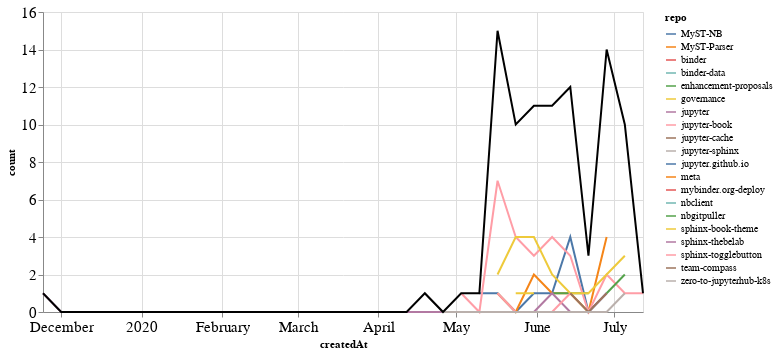

Source (notebook cell):
### Markdown cell above
## PRs

### Code cell
prs_time = prs.groupby('repo').resample('W', on='createdAt').count()['author'].reset_index()
prs_time = prs_time.rename(columns={'author': 'count'})
prs_time_total = prs_time.groupby('createdAt').agg({"count": "sum"}).reset_index()

ch1 = alt.Chart(prs_time, width=600).mark_line().encode(
    x='createdAt',
    y='count',
    color='repo',
    tooltip="repo"
)

ch2 = alt.Chart(prs_time_total, width=600).mark_line(color="black").encode(
    x='createdAt',
    y='count',
)

ch1 + ch2

### Figure 1 — Vega-Lite specification as saved in the notebook (floating-point values rounded to 4 significant figures)
{"config": {"axisLeft": {"labelFontSize": 15}, "axisBottom": {"labelFontSize": 15}}, "layer": [{"data": {"name": "data-b3af7ada286b7be60017b6392eef0a91"}, "mark": "line", "encoding": {"color": {"type": "nominal", "field": "repo"}, "tooltip": {"type": "nominal", "field": "repo"}, "x": {"type": "temporal", "field": "createdAt"}, "y": {"type": "quantitative", "field": "count"}}, "width": 600}, {"data": {"name": "data-e3803167cea7807a76e2441d181d848a"}, "mark": {"type": "line", "color": "black"}, "encoding": {"x": {"type": "temporal", "field": "createdAt"}, "y": {"type": "quantitative", "field": "count"}}, "width": 600}], "$schema": "https://vega.github.io/schema/vega-lite/v4.8.1.json", "datasets": {"data-b3af7ada286b7be60017b6392eef0a91": [{"repo": "MyST-NB", "createdAt": "2020-05-10T00:00:00", "count": 1}, {"repo": "MyST-NB", "createdAt": "2020-05-17T00:00:00", "count": 1}, {"repo": "MyST-NB", "createdAt": "2020-05-24T00:00:00", "count": 0}, {"repo": "MyST-NB", "createdAt": "2020-05-31T00:00:00", "count": 1}, {"repo": "MyST-NB", "createdAt": "2020-06-07T00:00:00", "count": 1}, {"repo": "MyST-NB", "createdAt": "2020-06-14T00:00:00", "count": 4}, {"repo": "MyST-NB", "createdAt": "2020-06-21T00:00:00", "count": 0}, {"repo": "MyST-NB", "createdAt": "2020-06-28T00:00:00", "count": 1}, {"repo": "MyST-Parser", "createdAt": "2020-05-17T00:00:00", "count": 1}, {"repo": "MyST-Parser", "createdAt": "2020-05-24T00:00:00", "count": 0}, {"repo": "MyST-Parser", "createdAt": "2020-05-31T00:00:00", "count": 2}, {"repo": "MyST-Parser", "createdAt": "2020-06-07T00:00:00", "count": 1}, {"repo": "MyST-Parser", "createdAt": "2020-06-14T00:00:00", "count": 1}, {"repo": "MyST-Parser", "createdAt": "2020-06-21T00:00:00", "count": 0}, {"repo": "MyST-Parser", "createdAt": "2020-06-28T00:00:00", "count": 4}, {"repo": "binder", "createdAt": "2020-06-28T00:00:00", "count": 1}, {"repo": "binder-data", "createdAt": "2020-06-21T00:00:00", "count": 1}, {"repo": "enhancement-proposals", "createdAt": "2020-06-07T00:00:00", "count": 1}, {"repo": "enhancement-proposals", "createdAt": "2020-06-14T00:00:00", "count": 1}, {"repo": "enhancement-proposals", "createdAt": "2020-06-21T00:00:00", "count": 1}, {"repo": "governance", "createdAt": "2020-05-24T00:00:00", "count": 1}, {"repo": "governance", "createdAt": "2020-05-31T00:00:00", "count": 1}, {"repo": "jupyter", "createdAt": "2019-11-24T00:00:00", "count": 1}, {"repo": "jupyter", "createdAt": "2019-12-01T00:00:00", "count": 0}, {"repo": "jupyter", "createdAt": "2019-12-08T00:00:00", "count": 0}, {"repo": "jupyter", "createdAt": "2019-12-15T00:00:00", "count": 0}, {"repo": "jupyter", "createdAt": "2019-12-22T00:00:00", "count": 0}, {"repo": "jupyter", "createdAt": "2019-12-29T00:00:00", "count": 0}, {"repo": "jupyter", "createdAt": "2020-01-05T00:00:00", "count": 0}, {"repo": "jupyter", "createdAt": "2020-01-12T00:00:00", "count": 0}, {"repo": "jupyter", "createdAt": "2020-01-19T00:00:00", "count": 0}, {"repo": "jupyter", "createdAt": "2020-01-26T00:00:00", "count": 0}, {"repo": "jupyter", "createdAt": "2020-02-02T00:00:00", "count": 0}, {"repo": "jupyter", "createdAt": "2020-02-09T00:00:00", "count": 0}, {"repo": "jupyter", "createdAt": "2020-02-16T00:00:00", "count": 0}, {"repo": "jupyter", "createdAt": "2020-02-23T00:00:00", "count": 0}, {"repo": "jupyter", "createdAt": "2020-03-01T00:00:00", "count": 0}, {"repo": "jupyter", "createdAt": "2020-03-08T00:00:00", "count": 0}, {"repo": "jupyter", "createdAt": "2020-03-15T00:00:00", "count": 0}, {"repo": "jupyter", "createdAt": "2020-03-22T00:00:00", "count": 0}, {"repo": "jupyter", "createdAt": "2020-03-29T00:00:00", "count": 0}, {"repo": "jupyter", "createdAt": "2020-04-05T00:00:00", "count": 0}, {"repo": "jupyter", "createdAt": "2020-04-12T00:00:00", "count": 0}, {"repo": "jupyter", "createdAt": "2020-04-19T00:00:00", "count": 0}, {"repo": "jupyter", "createdAt": "2020-04-26T00:00:00", "count": 0}, {"repo": "jupyter", "createdAt": "2020-05-03T00:00:00", "count": 0}, {"repo": "jupyter", "createdAt": "2020-05-10T00:00:00", "count": 0}, {"repo": "jupyter", "createdAt": "2020-05-17T00:00:00", "count": 0}, {"repo": "jupyter", "createdAt": "2020-05-24T00:00:00", "count": 0}, {"repo": "jupyter", "createdAt": "2020-05-31T00:00:00", "count": 0}, {"repo": "jupyter", "createdAt": "2020-06-07T00:00:00", "count": 1}, {"repo": "jupyter", "createdAt": "2020-06-14T00:00:00", "count": 0}, {"repo": "jupyter", "createdAt": "2020-06-21T00:00:00", "count": 0}, {"repo": "jupyter", "createdAt": "2020-06-28T00:00:00", "count": 1}, {"repo": "jupyter-book", "createdAt": "2020-05-03T00:00:00", "count": 1}, {"repo": "jupyter-book", "createdAt": "2020-05-10T00:00:00", "count": 0}, {"repo": "jupyter-book", "createdAt": "2020-05-17T00:00:00", "count": 7}, {"repo": "jupyter-book", "createdAt": "2020-05-24T00:00:00", "count": 4}, {"repo": "jupyter-book", "createdAt": "2020-05-31T00:00:00", "count": 3}, {"repo": "jupyter-book", "createdAt": "2020-06-07T00:00:00", "count": 4}, {"repo": "jupyter-book", "createdAt": "2020-06-14T00:00:00", "count": 3}, {"repo": "jupyter-book", "createdAt": "2020-06-21T00:00:00", "count": 0}, {"repo": "jupyter-book", "createdAt": "2020-06-28T00:00:00", "count": 2}, {"repo": "jupyter-book", "createdAt": "2020-07-05T00:00:00", "count": 1}, {"repo": "jupyter-book", "createdAt": "2020-07-12T00:00:00", "count": 1}, {"repo": "jupyter-cache", "createdAt": "2020-05-17T00:00:00", "count": 1}, {"repo": "jupyter-sphinx", "createdAt": "2020-06-28T00:00:00", "count": 1}, {"repo": "jupyter.github.io", "createdAt": "2020-05-17T00:00:00", "count": 1}, {"repo": "meta", "createdAt": "2020-06-07T00:00:00", "count": 1}, {"repo": "mybinder.org-deploy", "createdAt": "2020-05-24T00:00:00", "count": 1}, {"repo": "nbclient", "createdAt": "2020-05-17T00:00:00", "count": 1}, {"repo": "nbgitpuller", "createdAt": "2020-06-28T00:00:00", "count": 1}, {"repo": "nbgitpuller", "createdAt": "2020-07-05T00:00:00", "count": 2}, {"repo": "sphinx-book-theme", "createdAt": "2020-05-17T00:00:00", "count": 2}, {"repo": "sphinx-book-theme", "createdAt": "2020-05-24T00:00:00", "count": 4}, {"repo": "sphinx-book-theme", "createdAt": "2020-05-31T00:00:00", "count": 4}, {"repo": "sphinx-book-theme", "createdAt": "2020-06-07T00:00:00", "count": 2}, {"repo": "sphinx-book-theme", "createdAt": "2020-06-14T00:00:00", "count": 1}, {"repo": "sphinx-book-theme", "createdAt": "2020-06-21T00:00:00", "count": 1}, {"repo": "sphinx-book-theme", "createdAt": "2020-06-28T00:00:00", "count": 2}, {"repo": "sphinx-book-theme", "createdAt": "2020-07-05T00:00:00", "count": 3}, {"repo": "sphinx-thebelab", "createdAt": "2020-07-05T00:00:00", "count": 3}, {"repo": "sphinx-togglebutton", "createdAt": "2020-05-17T00:00:00", "count": 1}, {"repo": "sphinx-togglebutton", "createdAt": "2020-05-24T00:00:00", "count": 0}, {"repo": "sphinx-togglebutton", "createdAt": "2020-05-31T00:00:00", "count": 0}, {"repo": "sphinx-togglebutton", "createdAt": "2020-06-07T00:00:00", "count": 0}, {"repo": "sphinx-togglebutton", "createdAt": "2020-06-14T00:00:00", "count": 1}, {"repo": "team-compass", "createdAt": "2020-06-14T00:00:00", "count": 1}, {"repo": "team-compass", "createdAt": "2020-06-21T00:00:00", "count": 0}, {"repo": "team-compass", "createdAt": "2020-06-28T00:00:00", "count": 1}, {"repo": "zero-to-jupyterhub-k8s", "createdAt": "2020-04-19T00:00:00", "count": 1}, {"repo": "zero-to-jupyterhub-k8s", "createdAt": "2020-04-26T00:00:00", "count": 0}, {"repo": "zero-to-jupyterhub-k8s", "createdAt": "2020-05-03T00:00:00", "count": 0}, {"repo": "zero-to-jupyterhub-k8s", "createdAt": "2020-05-10T00:00:00", "count": 0}, {"repo": "zero-to-jupyterhub-k8s", "createdAt": "2020-05-17T00:00:00", "count": 0}, {"repo": "zero-to-jupyterhub-k8s", "createdAt": "2020-05-24T00:00:00", "count": 0}, {"repo": "zero-to-jupyterhub-k8s", "createdAt": "2020-05-31T00:00:00", "count": 0}, {"repo": "zero-to-jupyterhub-k8s", "createdAt": "2020-06-07T00:00:00", "count": 0}, {"repo": "zero-to-jupyterhub-k8s", "createdAt": "2020-06-14T00:00:00", "count": 0}, {"repo": "zero-to-jupyterhub-k8s", "createdAt": "2020-06-21T00:00:00", "count": 0}, {"repo": "zero-to-jupyterhub-k8s", "createdAt": "2020-06-28T00:00:00", "count": 0}, {"repo": "zero-to-jupyterhub-k8s", "createdAt": "2020-07-05T00:00:00", "count": 1}], "data-e3803167cea7807a76e2441d181d848a": [{"createdAt": "2019-11-24T00:00:00", "count": 1}, {"createdAt": "2019-12-01T00:00:00", "count": 0}, {"createdAt": "2019-12-08T00:00:00", "count": 0}, {"createdAt": "2019-12-15T00:00:00", "count": 0}, {"createdAt": "2019-12-22T00:00:00", "count": 0}, {"createdAt": "2019-12-29T00:00:00", "count": 0}, {"createdAt": "2020-01-05T00:00:00", "count": 0}, {"createdAt": "2020-01-12T00:00:00", "count": 0}, {"createdAt": "2020-01-19T00:00:00", "count": 0}, {"createdAt": "2020-01-26T00:00:00", "count": 0}, {"createdAt": "2020-02-02T00:00:00", "count": 0}, {"createdAt": "2020-02-09T00:00:00", "count": 0}, {"createdAt": "2020-02-16T00:00:00", "count": 0}, {"createdAt": "2020-02-23T00:00:00", "count": 0}, {"createdAt": "2020-03-01T00:00:00", "count": 0}, {"createdAt": "2020-03-08T00:00:00", "count": 0}, {"createdAt": "2020-03-15T00:00:00", "count": 0}, {"createdAt": "2020-03-22T00:00:00", "count": 0}, {"createdAt": "2020-03-29T00:00:00", "count": 0}, {"createdAt": "2020-04-05T00:00:00", "count": 0}, {"createdAt": "2020-04-12T00:00:00", "count": 0}, {"createdAt": "2020-04-19T00:00:00", "count": 1}, {"createdAt": "2020-04-26T00:00:00", "count": 0}, {"createdAt": "2020-05-03T00:00:00", "count": 1}, {"createdAt": "2020-05-10T00:00:00", "count": 1}, {"createdAt": "2020-05-17T00:00:00", "count": 15}, {"createdAt": "2020-05-24T00:00:00", "count": 10}, {"createdAt": "2020-05-31T00:00:00", "count": 11}, {"createdAt": "2020-06-07T00:00:00", "count": 11}, {"createdAt": "2020-06-14T00:00:00", "count": 12}, {"createdAt": "2020-06-21T00:00:00", "count": 3}, {"createdAt": "2020-06-28T00:00:00", "count": 14}, {"createdAt": "2020-07-05T00:00:00", "count": 10}, {"createdAt": "2020-07-12T00:00:00", "count": 1}]}}
